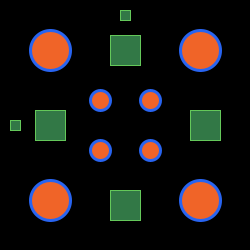
Frame 1 (no input)
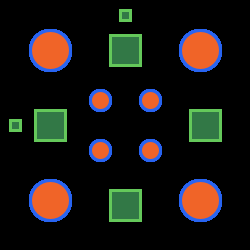
Frame 60 (the mouse pressed at the canvas centre just before this capture)
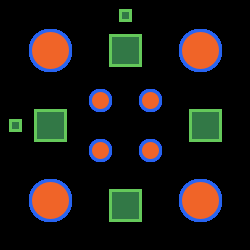
Frame 120 (the mouse held since frame 60 and released just before this capture)

The Processing sketch that drew these frames (run headless with seeded random() and noise(); from frame 60 on, the mouse is pressed at the canvas centre):

// Processing sketch: processing_17628
// ── processing_17628.pde


void setup(){
background(0);
size(250,250);
smooth();
}

void draw(){
 stroke(100,200,90);
 fill(50,120,70);
 rect(190,110,30,30);
 rect(35,110,30,30); 
 rect(110,190,30,30);
 rect(110,35,30,30);
 
 rect(10,120,10,10);
 rect(120,10,10,10);
 
 stroke(40,100,240);
 strokeWeight(3);
 fill(240,100,40);
  
  //inner circles
  ellipse(100,100,20,20);
  ellipse(150,150,20,20);
  ellipse (100,150,20,20);
  ellipse(150,100,20,20);
  
  //outer circles
  ellipse(50,50,40,40);
  ellipse(200,200,40,40);
  ellipse(50,200,40,40);
  ellipse(200,50,40,40);
    
}
